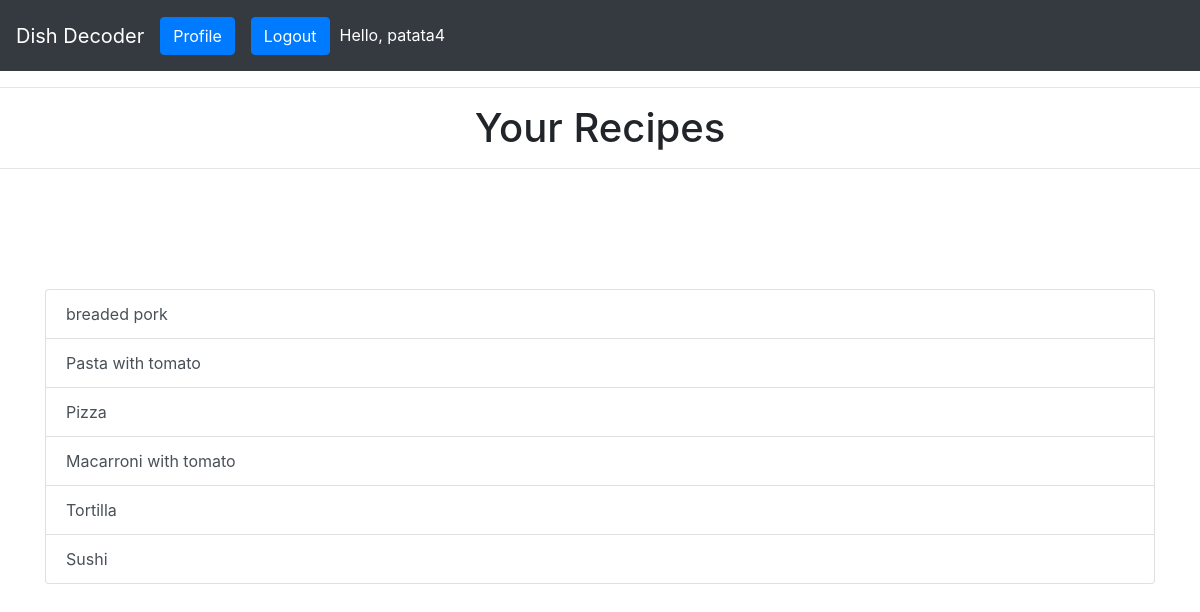
/listedit/ (signed in), run on the app's committed database.
### DishDecoderApp/models.py (models this page shows, shortened)
class Recipes(models.Model):
    id = models.AutoField(primary_key=True)
    name = models.CharField(max_length=100)
    author = models.ForeignKey(settings.AUTH_USER_MODEL,on_delete=models.CASCADE,related_name='recipeauthor')
    steps = models.CharField(max_length=2000)
    basic_products = models.ManyToManyField('BasicProducts',through='Recipe_Product')
    recipe_ratings = models.ManyToManyField(settings.AUTH_USER_MODEL,through='Ratings')

### DishDecoderApp/views.py (the view)
# urls.py: path('listedit/',list_recipes_edit_url.as_view(), name="listeditrecipe"),
class list_recipes_edit_url(LoginRequiredMixin,View):
    login_url = '/login/'
    template_name=""
    baseurl=''
    title_page="Your Recipes"
    def get(self, req):
        template_data = {}
        self.template_name="DishDecoderApp/listeditrecipes.html"
        self.baseurl='/edit/'
        data_fields = Recipes.objects.filter(author=req.user).all()
        if data_fields.count()==1:
            url=self.baseurl+str(getattr(data_fields.first(),'id'))
            return redirect(url)
        template_data["listedtuples"]=data_fields
        template_data['title_page']=self.title_page
        return render(req,self.template_name,template_data)

### DishDecoderApp/templates/DishDecoderApp/listeditrecipes.html
{% extends 'DishDecoderApp/common.html' %}
{% block content %}
<hr>
<h1 class="display-6 text-center">{{ title_page }}</h1>
<hr>
{% if listedtuples %}
<div class="container">
    <div class="list-group">
        {% for tuple in listedtuples %}
        <a class="list-group-item list-group-item-action" href={% url 'edit' tuple.id %}>{{tuple.name}}</a>
        {% endfor %}
    </div>
</div>
{% else %}
    <p id="Error_message">No Data Found</p>
{% endif %}
{% endblock %}

### DishDecoderApp/templates/DishDecoderApp/navbar.html (shortened to what this page needs)
<nav class="navbar navbar-expand-lg navbar-dark bg-dark">
  <a class="navbar-brand" href={% url 'home' %}>Dish Decoder</a>
  <div class="collapse navbar-collapse" id="navbarNav">
    <ul class="navbar-nav">
      <li class="nav-item active">
        {% if user.is_authenticated %} <a id="profile-btn" class="btn btn-primary" href="/profile/">Profile</a>{% endif %}
      </li>
    </ul>
    <ul class="navbar-nav">
      <li class="nav-item active">
        {% if user.is_authenticated %} <a id="logout-btn" class="btn btn-primary" href={% url 'logout' %}>Logout</a>{% endif %}
      </li>
    </ul>
    {% if user.is_authenticated %} <p style="margin-left: 10px; margin-top: 15px; color: white;">Hello, {{user}}</p> {% endif %}
  </div>
</nav>

### DishDecoderApp/templates/DishDecoderApp/common.html (style rules this page uses)
ul { list-style: none; }
.container { margin-top: 10%; }

### data on the page
Recipes: name "breaded pork"
Recipes: name "Pasta with tomato"
Recipes: name "Pizza"
Recipes: name "Macarroni with tomato"
Recipes: name "Tortilla"
Recipes: name "Sushi"

### other printed values
{{ user }} "patata4"
{{ title_page }} "Your Recipes"
